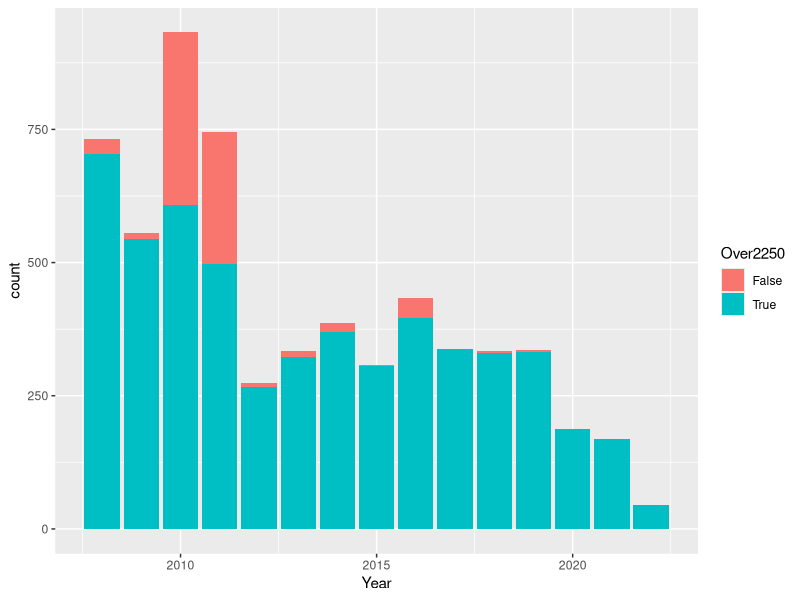
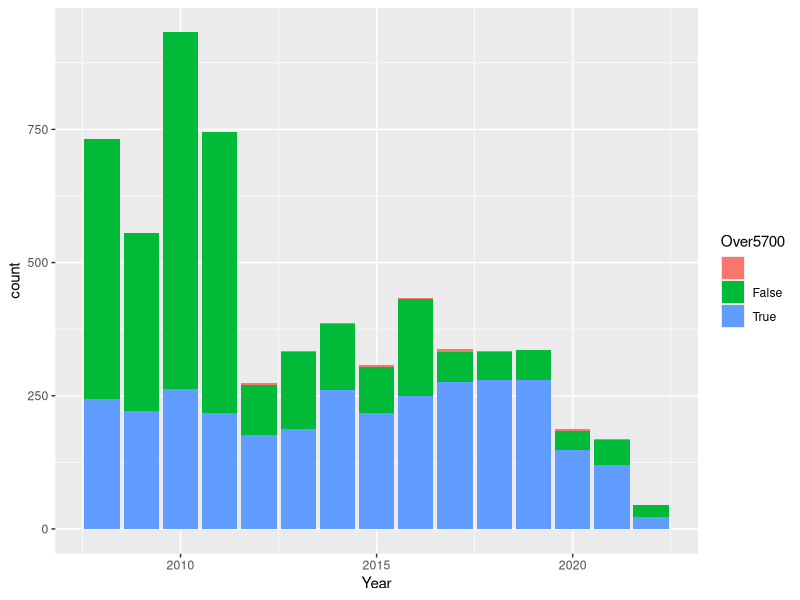
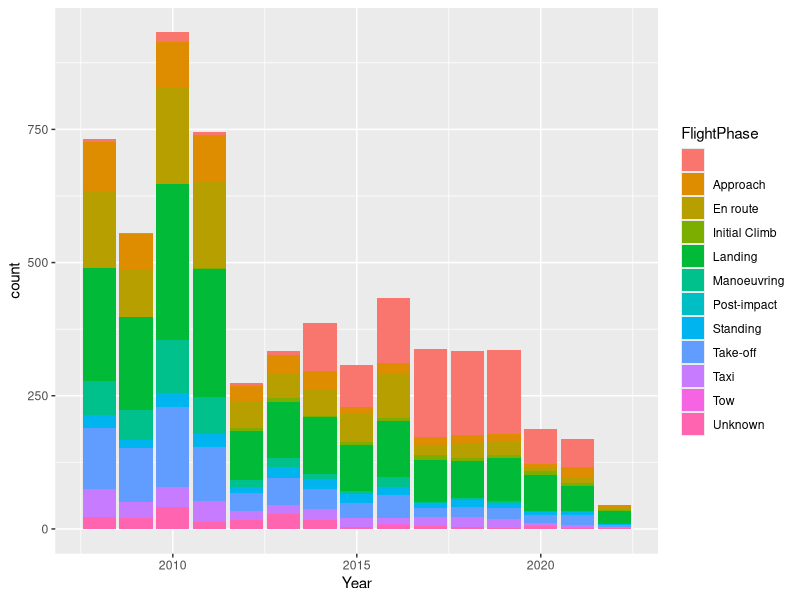
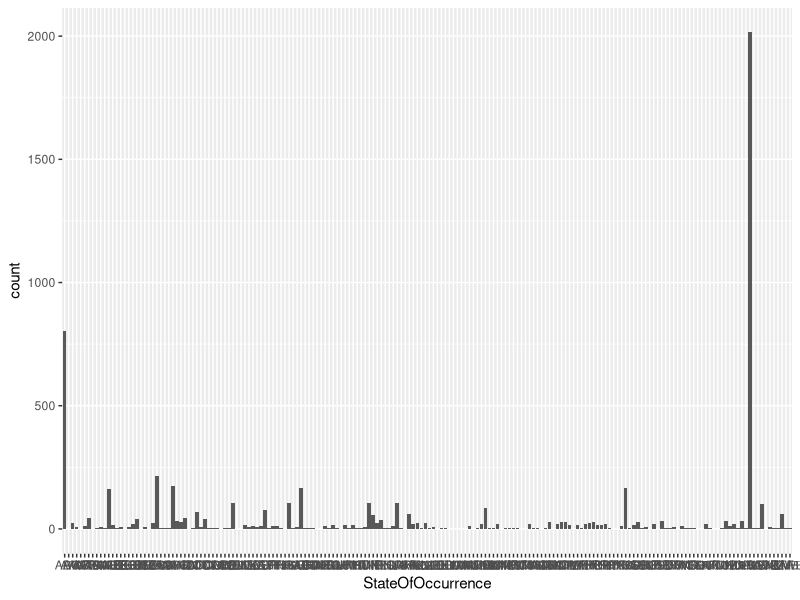

Generate these figures, in order, with R:
## ---- chunk 1
knitr::opts_chunk$set(echo = FALSE)
## ---- chunk 2
library(haven)
library(tidyverse)
## ---- chunk 3
df<-read.csv("data/ICAO_accidents.csv") 


ggplot(df, aes(fill = Over2250, x = Year)) + geom_bar(stat = "count")
ggplot(df, aes(fill = Over5700, x = Year)) + geom_bar(stat = "count")

ggplot(df, aes(fill = FlightPhase, x = Year)) + geom_bar(stat = "count")
ggplot(df, aes (x = StateOfOccurrence)) + geom_bar(stat = "count")


